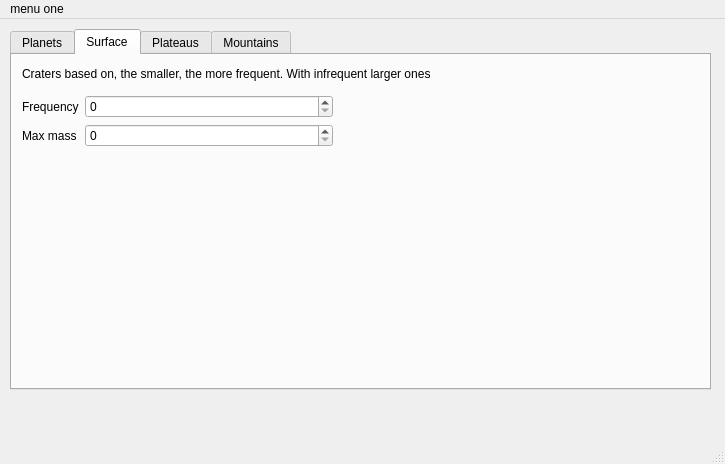
<?xml version="1.0" encoding="UTF-8"?>
<ui version="4.0">
 <class>MainWindow</class>
 <widget class="QMainWindow" name="MainWindow">
  <property name="geometry">
   <rect>
    <x>0</x>
    <y>0</y>
    <width>725</width>
    <height>464</height>
   </rect>
  </property>
  <property name="windowTitle">
   <string>MainWindow</string>
  </property>
  <widget class="QWidget" name="centralwidget">
   <widget class="QTabWidget" name="tabWidget">
    <property name="geometry">
     <rect>
      <x>10</x>
      <y>10</y>
      <width>701</width>
      <height>361</height>
     </rect>
    </property>
    <property name="currentIndex">
     <number>1</number>
    </property>
    <widget class="QWidget" name="planets">
     <attribute name="title">
      <string>Planets</string>
     </attribute>
     <widget class="QWidget" name="formLayoutWidget">
      <property name="geometry">
       <rect>
        <x>10</x>
        <y>9</y>
        <width>311</width>
        <height>181</height>
       </rect>
      </property>
      <layout class="QFormLayout" name="formLayout">
       <item row="0" column="0">
        <widget class="QLabel" name="label">
         <property name="text">
          <string>Planetary system:</string>
         </property>
        </widget>
       </item>
       <item row="1" column="0">
        <widget class="QLabel" name="label_2">
         <property name="text">
          <string>Alignment time:</string>
         </property>
        </widget>
       </item>
       <item row="0" column="1">
        <widget class="QComboBox" name="planetSystem"/>
       </item>
       <item row="2" column="0">
        <widget class="QLabel" name="label_3">
         <property name="text">
          <string>Lunar object:</string>
         </property>
        </widget>
       </item>
       <item row="2" column="1">
        <widget class="QComboBox" name="observePlanet"/>
       </item>
       <item row="4" column="0">
        <widget class="QLabel" name="label_4">
         <property name="text">
          <string>Observation angle:</string>
         </property>
        </widget>
       </item>
       <item row="4" column="1">
        <widget class="QSlider" name="observeAngle">
         <property name="orientation">
          <enum>Qt::Horizontal</enum>
         </property>
        </widget>
       </item>
       <item row="3" column="0">
        <widget class="QLabel" name="label_5">
         <property name="text">
          <string>Observation distance:</string>
         </property>
        </widget>
       </item>
       <item row="3" column="1">
        <widget class="QSpinBox" name="observeDistance">
         <property name="layoutDirection">
          <enum>Qt::LeftToRight</enum>
         </property>
         <property name="alignment">
          <set>Qt::AlignRight|Qt::AlignTrailing|Qt::AlignVCenter</set>
         </property>
         <property name="accelerated">
          <bool>true</bool>
         </property>
         <property name="suffix">
          <string>km</string>
         </property>
         <property name="minimum">
          <number>9</number>
         </property>
         <property name="maximum">
          <number>3000</number>
         </property>
        </widget>
       </item>
       <item row="1" column="1">
        <widget class="QDateEdit" name="alignmentDate"/>
       </item>
      </layout>
     </widget>
     <widget class="QToolButton" name="toolButton">
      <property name="geometry">
       <rect>
        <x>320</x>
        <y>10</y>
        <width>24</width>
        <height>24</height>
       </rect>
      </property>
      <property name="text">
       <string>...</string>
      </property>
     </widget>
    </widget>
    <widget class="QWidget" name="surface">
     <attribute name="title">
      <string>Surface</string>
     </attribute>
     <widget class="QWidget" name="formLayoutWidget_2">
      <property name="geometry">
       <rect>
        <x>10</x>
        <y>40</y>
        <width>311</width>
        <height>151</height>
       </rect>
      </property>
      <layout class="QFormLayout" name="formLayout_2">
       <item row="0" column="0">
        <widget class="QLabel" name="label_7">
         <property name="text">
          <string>Frequency</string>
         </property>
        </widget>
       </item>
       <item row="1" column="0">
        <widget class="QLabel" name="label_6">
         <property name="text">
          <string>Max mass</string>
         </property>
        </widget>
       </item>
       <item row="1" column="1">
        <widget class="QSpinBox" name="asteroidMaxMass"/>
       </item>
       <item row="0" column="1">
        <widget class="QSpinBox" name="asteroidFrequency"/>
       </item>
      </layout>
     </widget>
     <widget class="QLabel" name="label_9">
      <property name="geometry">
       <rect>
        <x>10</x>
        <y>10</y>
        <width>671</width>
        <height>17</height>
       </rect>
      </property>
      <property name="text">
       <string>Craters based on, the smaller, the more frequent. With infrequent larger ones</string>
      </property>
     </widget>
    </widget>
    <widget class="QWidget" name="plateaus">
     <attribute name="title">
      <string>Plateaus</string>
     </attribute>
     <widget class="QWidget" name="formLayoutWidget_3">
      <property name="geometry">
       <rect>
        <x>10</x>
        <y>10</y>
        <width>381</width>
        <height>181</height>
       </rect>
      </property>
      <layout class="QFormLayout" name="formLayout_4">
       <item row="0" column="0">
        <widget class="QLabel" name="label_8">
         <property name="text">
          <string>Enabled</string>
         </property>
        </widget>
       </item>
       <item row="0" column="1">
        <widget class="QRadioButton" name="hasPlateaus">
         <property name="text">
          <string/>
         </property>
        </widget>
       </item>
      </layout>
     </widget>
    </widget>
    <widget class="QWidget" name="mountains">
     <attribute name="title">
      <string>Mountains</string>
     </attribute>
     <widget class="QWidget" name="formLayoutWidget_4">
      <property name="geometry">
       <rect>
        <x>10</x>
        <y>10</y>
        <width>381</width>
        <height>181</height>
       </rect>
      </property>
      <layout class="QFormLayout" name="formLayout_5">
       <item row="0" column="0">
        <widget class="QLabel" name="label_10">
         <property name="text">
          <string>Enabled</string>
         </property>
        </widget>
       </item>
       <item row="0" column="1">
        <widget class="QRadioButton" name="hasMountains">
         <property name="text">
          <string/>
         </property>
        </widget>
       </item>
      </layout>
     </widget>
    </widget>
   </widget>
  </widget>
  <widget class="QMenuBar" name="menubar">
   <property name="geometry">
    <rect>
     <x>0</x>
     <y>0</y>
     <width>725</width>
     <height>22</height>
    </rect>
   </property>
   <widget class="QMenu" name="menumenu_one">
    <property name="title">
     <string>menu one</string>
    </property>
    <addaction name="separator"/>
    <addaction name="separator"/>
    <addaction name="actionpreferences"/>
   </widget>
   <addaction name="menumenu_one"/>
  </widget>
  <widget class="QStatusBar" name="statusbar"/>
  <action name="actionpreferences">
   <property name="text">
    <string>preferences</string>
   </property>
  </action>
 </widget>
 <resources/>
 <connections/>
</ui>
